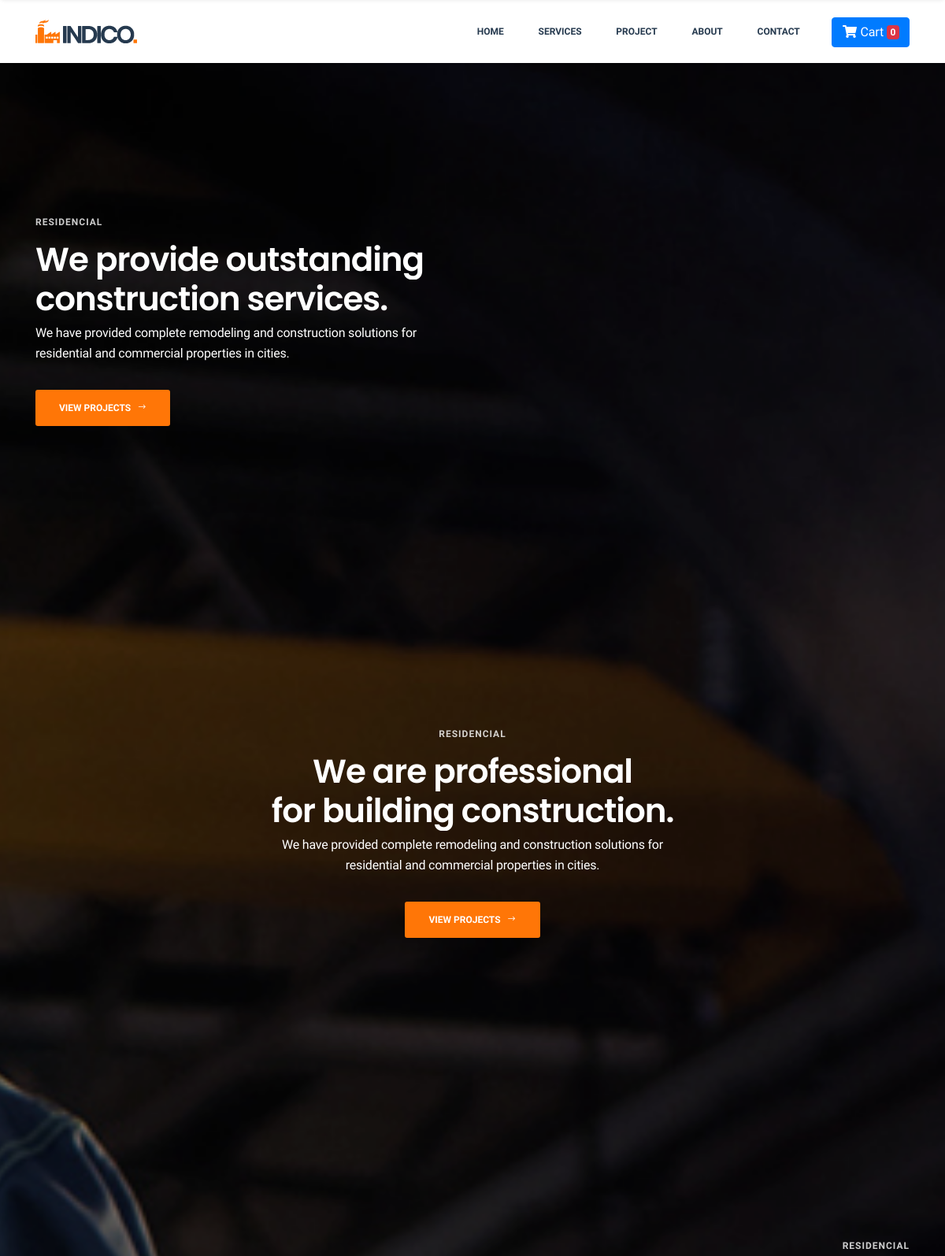
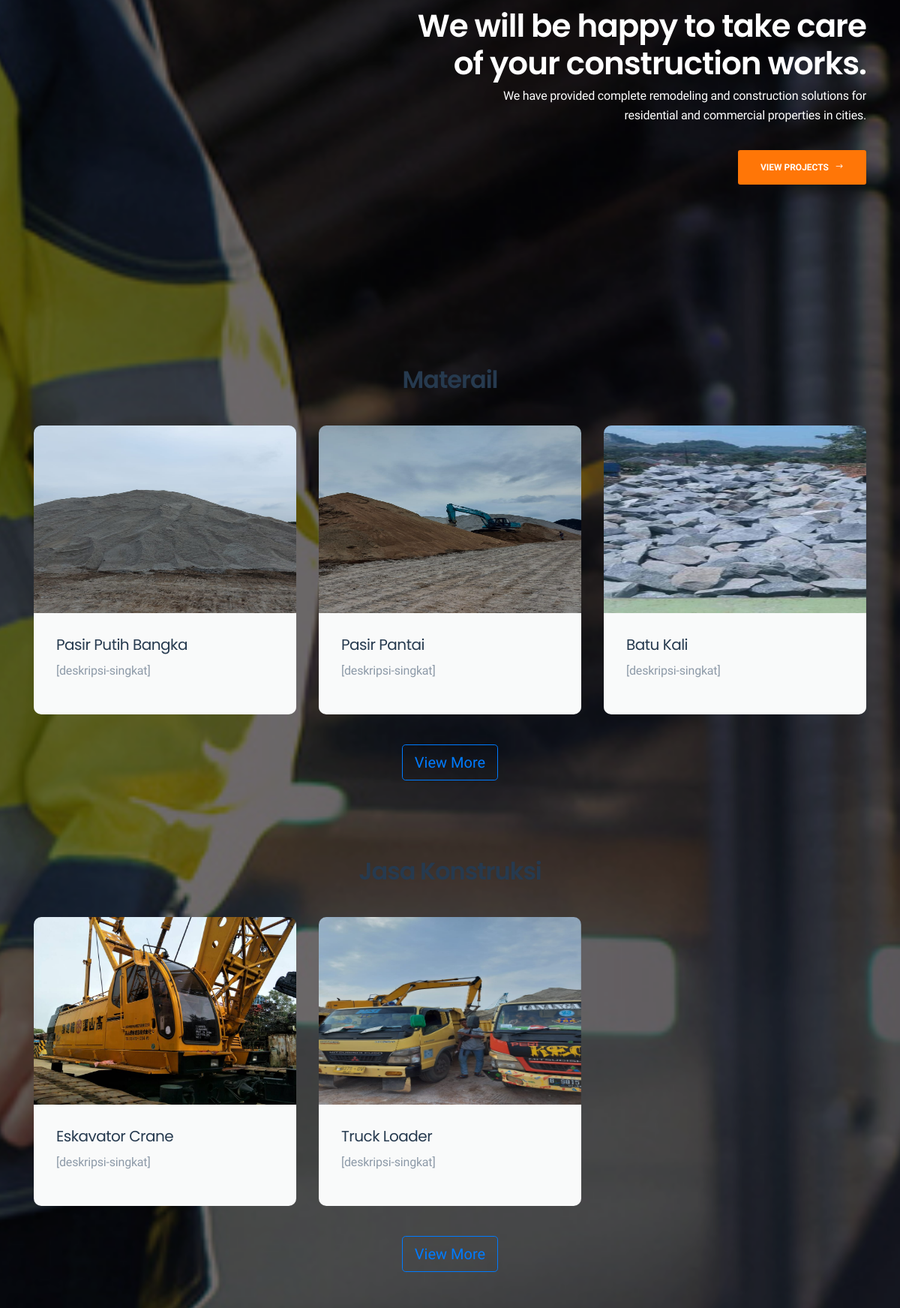
The page / (upper part) on the database its author committed (2 pictures, top to bottom).
### tables this page shows
CREATE TABLE `tbl_service` (
  `id` int(11) NOT NULL,
  `nm_service` varchar(100) NOT NULL,
  `deskripsi` text NOT NULL,
  `foto` text NOT NULL,
  `id_serv_desc` int(50) NOT NULL
);

### application/controllers/Welcome.php (called while the page is built, shortened)
<?php
class Welcome extends CI_Controller
{
	public function index()
	{
		$this->load->view('mockup/layout/core/header');
		$this->load->view('mockup/layout/core/css');
		$this->load->view('mockup/layout/core/topbar');
		$this->load->view('home');
		$this->load->view('mockup/layout/core/footer');
	}
}

### index.php (called while the page is built, shortened)
<?php
require_once BASEPATH.'core/CodeIgniter.php';

### application/views/home.php (the view, shortened to what this page needs)
<div id="main-slider" class="dl-slider">
    <div class="single-slide">
        <div class="bg-img kenburns-top-right" style="background-image: url(<?= base_url('assets/mockup/core/img/slider-1.jpg') ?>);"></div>
        <div class="overlay"></div>
        <div class="slider-content-wrap d-flex align-items-center text-left">
            <div class="container">
                <div class="slider-content">
                    <div class="dl-caption medium">
                        <div class="inner-layer">
                            <div data-animation="fade-in-right" data-delay="1s">Residencial</div>
                        </div>
                    </div>
                    <div class="dl-caption big">
                        <div class="inner-layer">
                            <div data-animation="fade-in-left" data-delay="2s">We provide outstanding</div>
                        </div>
                    </div>
                    <div class="dl-caption big">
                        <div class="inner-layer">
                            <div data-animation="fade-in-left" data-delay="2.5s">construction services.</div>
                        </div>
                    </div>
                    <div class="dl-caption small">
                        <div class="inner-layer">
                            <div data-animation="fade-in-left" data-delay="3s">We have provided complete remodeling and construction solutions for <br>residential and commercial properties in cities.</div>
                        </div>
                    </div>
                    <div class="dl-btn-group">
                        <div class="inner-layer">
                            <a href="#" class="dl-btn" data-animation="fade-in-left" data-delay="3.5s">View Projects <i class="arrow_right"></i></a>
                        </div>
                    </div>
                </div>
            </div>
        </div>
    </div>
    <div class="single-slide">
        <div class="bg-img kenburns-top-right" style="background-image: url(<?= base_url('assets/mockup/core/img/slider-2.jpg') ?>);"></div>
        <div class="overlay"></div>
        <div class="slider-content-wrap d-flex align-items-center text-center">
            <div class="container">
                <div class="slider-content">
                    <div class="dl-caption medium">
                        <div class="inner-layer">
                            <div data-animation="fade-in-top" data-delay="1s">Residencial</div>
                        </div>
                    </div>
                    <div class="dl-caption big">
                        <div class="inner-layer">
                            <div data-animation="fade-in-bottom" data-delay="2s">We are professional</div>
                        </div>
                    </div>
                    <div class="dl-caption big">
                        <div class="inner-layer">
                            <div data-animation="fade-in-bottom" data-delay="2.5s">for building construction.</div>
                        </div>
                    </div>
                    <div class="dl-caption small">
                        <div class="inner-layer">
                            <div data-animation="fade-in-bottom" data-delay="3s">We have provided complete remodeling and construction solutions for <br>residential and commercial properties in cities.</div>
                        </div>
                    </div>
                    <div class="dl-btn-group">
                        <div class="inner-layer">
                            <a href="#" class="dl-btn" data-animation="fade-in-bottom" data-delay="3.5s">View Projects <i class="arrow_right"></i></a>
                        </div>
                    </div>
                </div>
            </div>
        </div>
    </div>
    <div class="single-slide">
        <div class="bg-img kenburns-top-right" style="background-image: url(<?= base_url('assets/mockup/core/img/slider-3.jpg') ?>);"></div>
        <div class="overlay"></div>
        <div class="slider-content-wrap d-flex align-items-center text-right">
            <div class="container">
                <div class="slider-content">
                    <div class="dl-caption medium">
                        <div class="inner-layer">
                            <div data-animation="fade-in-left" data-delay="1s">Residencial</div>
                        </div>
                    </div>
                    <div class="dl-caption big">
                        <div class="inner-layer">
                            <div data-animation="fade-in-right" data-delay="2s">We will be happy to take care</div>
                        </div>
                    </div>
                    <div class="dl-caption big">
                        <div class="inner-layer">
                            <div data-animation="fade-in-right" data-delay="2.5s">of your construction works.</div>
                        </div>
                    </div>
                    <div class="dl-caption small">
                        <div class="inner-layer">
                            <div data-animation="fade-in-right" data-delay="3s">We have provided complete remodeling and construction solutions for <br>residential and commercial properties in cities.</div>
                        </div>
                    </div>
                    <div class="dl-btn-group">
                        <div class="inner-layer">
                            <a href="#" class="dl-btn" data-animation="fade-in-right" data-delay="3.5s">View Projects <i class="arrow_right"></i></a>
                        </div>
                    </div>
                </div>
            </div>
        </div>
    </div>
</div>
<section class="blog-section padding">
    <div class="container">
        <div class="section-heading text-center mb-40 wow fadeInUp" data-wow-delay="100ms">
            <h2>Materail</h2>
        </div>
        <div class="row blog-wrap">
            <?php $data = $this->db->select('*')->from('tbl_service')->where('id_serv_desc', 1)->limit(3)->get()->result_array();
            foreach ($data as $dt) : ?>
                <div class="col-lg-4 col-sm-6 sm-padding">
                    <div class="blog-item box-shadow">
                        <div class="blog-thumb">
                            <img src="<?= base_url('assets/mockup/core/img/produk/') . $dt['foto'] ?>" alt="<?= $dt['nm_service'] ?>" style=" width: 400px; height: 250px">
                        </div>
                        <div class="blog-content">
                            <h3><?= $dt['nm_service'] ?></h3>
                            <p>[deskripsi-singkat]</p>
                        </div>
                    </div>
                </div>
            <?php endforeach; ?>
        </div>
        <div class="section-heading text-center mt-40 wow fadeInUp" data-wow-delay="100ms">
            <button type="button" class="btn btn-outline-primary btn-lg">View More</button>
        </div>
    </div>
</section>
<section class="blog-section padding">
    <div class="container">
        <div class="section-heading text-center mb-40 wow fadeInUp" data-wow-delay="100ms">
            <h2>Jasa Konstruksi</h2>
        </div>
        <div class="row blog-wrap">
            <?php $data = $this->db->select('*')->from('tbl_service')->where('id_serv_desc', 2)->limit(3)->get()->result_array();
            foreach ($data as $dt) : ?>
                <div class="col-lg-4 col-sm-6 sm-padding">
                    <div class="blog-item box-shadow">
                        <div class="blog-thumb">
                            <img src="<?= base_url('assets/mockup/core/img/produk/') . $dt['foto'] ?>" alt="<?= $dt['nm_service'] ?>" style="width: 400px; height: 250px">
                        </div>
                        <div class="blog-content">
                            <h3><?= $dt['nm_service'] ?></h3>
                            <p>[deskripsi-singkat]</p>
                        </div>
                    </div>
                </div>
            <?php endforeach; ?>
        </div>
        <div class="section-heading text-center mt-40 wow fadeInUp" data-wow-delay="100ms">
            <button type="button" class="btn btn-outline-primary btn-lg">View More</button>
        </div>
    </div>
</section>
<?php $this->load->view('mockup/layout/core/js'); ?>

### application/views/mockup/layout/core/header.php (shortened to what this page needs)
<!doctype html>
<head id="header">
    <link rel="stylesheet" href="<?= base_url(); ?>assets/mockup/core/css/fontawesome.min.css">
    <link rel="stylesheet" href="<?= base_url(); ?>assets/mockup/core/css/themify-icons.css">
    <link rel="stylesheet" href="<?= base_url(); ?>assets/mockup/core/css/elegant-line-icons.css">
    <link rel="stylesheet" href="<?= base_url(); ?>assets/mockup/core/css/elegant-font-icons.css">
    <link rel="stylesheet" href="<?= base_url(); ?>assets/mockup/core/css/flaticon.css">
    <link rel="stylesheet" href="<?= base_url(); ?>assets/mockup/core/css/animate.min.css">
    <link rel="stylesheet" href="<?= base_url(); ?>assets/mockup/core/css/bootstrap.min.css">
    <link rel="stylesheet" href="<?= base_url(); ?>assets/mockup/core/css/slick.css">
    <link rel="stylesheet" href="<?= base_url(); ?>assets/mockup/core/css/slider.css">
    <link rel="stylesheet" href="<?= base_url(); ?>assets/mockup/core/css/odometer.min.css">
    <link rel="stylesheet" href="<?= base_url(); ?>assets/mockup/core/css/venobox/venobox.css">
    <link rel="stylesheet" href="<?= base_url(); ?>assets/mockup/core/css/owl.carousel.css">
    <link rel="stylesheet" href="<?= base_url(); ?>assets/mockup/core/css/main.css">
    <link rel="stylesheet" href="<?= base_url(); ?>assets/mockup/core/css/responsive.css">
    <link rel="stylesheet" href="<?= base_url(); ?>assets/mockup/core/dist/css/mycss.css">
</head>
<body>

### application/views/mockup/layout/core/topbar.php (shortened to what this page needs)
<header class="header">
    <div class="primary-header">
        <div class="container">
            <div class="primary-header-inner">
                <div class="header-logo">
                    <a href="#"><img src="<?= base_url() ?>/assets/mockup/core/img/logo-dark.png" alt="Indico"></a>
                </div>
                <div class="header-menu-wrap">
                    <ul class="dl-menu">
                        <li><a href="<?= base_url() ?>">Home</a></li>
                        <li><a href="#">Services</a></li>
                        <li><a href="<?= site_url('project') ?>">Project</a></li>
                        <li><a href="<?= site_url('about') ?>">About</a></li>
                        <li><a href="contact.html">Contact</a></li>
                    </ul>
                </div>
                <div class="header-right">
                    <?php if ($this->uri->segment(1) == '') : ?>
                        <div class="dropdown">
                            <a class="btn btn-primary" href="#" role="button" id="dropdownMenuLink" <?= count($this->cart->contents()) > 0 ? "data-toggle='dropdown'" : "" ?> aria-haspopup="true" aria-expanded="false">
                                <i class="fa fa-fw fa-shopping-cart"></i> Cart <span class="badge badge-danger"><?= count($this->cart->contents()) ?></span>
                            </a>
                        </div>
                    <?php endif; ?>
                </div>
            </div>
        </div>
    </div>
</header>

### application/views/mockup/layout/core/js.php (shortened to what this page needs)
</body>
</html>

### assets/mockup/core/css/slider.css (style rules this page uses)
.slider-content-wrap { height:650px }
.dl-slider .overlay { background-color:rgba(0,0,0,.3);width:100%;height:100%;position:absolute;left:0;top:0;z-index:-1 }
.dl-slider .bg-img { display:block;background-repeat:no-repeat;-webkit-background-size:cover;background-size:cover;background-position:center center;width:100%;height:100%;position:absolute;left:0;top:0;overflow:hidden;z-index:-1 }
.dl-slider .dl-caption { color:#fff;font-family:poppins,sans-serif }
.dl-slider .dl-caption .inner-layer { display:inline-block;overflow:hidden }
.dl-slider .dl-caption.medium { white-space:nowrap;font-size:12px;font-family:work sans,sans-serif;letter-spacing:0;line-height:26px;height:26px;font-weight:600;color:rgb(255,255,255,.8);letter-spacing:1px;text-transform:uppercase;visibility:inherit;transition:none 0s ease 0s;text-align:inherit;border-width:0;margin:0;padding:0;min-height:0;min-width:0;max-height:none;max-width:none;opacity:1;margin-bottom:10px }
.dl-slider .dl-caption.big { white-space:nowrap;font-size:42px;line-height:50px;font-weight:600;color:#fff;letter-spacing:-1px;height:50px }
.dl-slider .slider-content { position:relative }
.dl-slider .dl-caption.small { font-family:source sans pro,sans-serif;font-size:16px;font-weight:400;letter-spacing:-.2px;line-height:26px;color:#fff;margin-top:5px }
.dl-slider .dl-btn-group { margin-top:25px;overflow:hidden }
.dl-slider .dl-btn { background-color:#ff7607;display:inline-block;color:#fff;font-size:12px;line-height:12;font-family:work sans,sans-serif;letter-spacing:0;font-weight:600;text-transform:uppercase;transition:all .2s ease-in-out;display:inline-block;padding:0 30px;line-height:45px;border-radius:3px }
.dl-slider .dl-btn i { margin-left:5px;line-height:45px }

### assets/mockup/core/css/main.css (style rules this page uses)
* { padding: 0; margin: 0 }
body { background-color: #fff; font-family: source sans pro, sans-serif; font-size: 16px; line-height: 26px; color: #8d9aa8; font-weight: 400; letter-spacing: -.2px; position: relative; overflow-x: hidden }
h1, h2, h3, h4, h5, h6 { font-family: poppins, sans-serif; -webkit-font-smoothing: antialiased; color: #263a4f }
h2 { font-size: 32px; line-height: 42px; color: #263a4f; margin: 0 0 10px; font-weight: 600; letter-spacing: -1px }
h3, h4 { margin: 0 0 10px; font-weight: 400; line-height: 1.7; color: #263a4f; letter-spacing: -.5px }
h3 { font-size: 20px }
img { border: none; outline: none; max-width: 100% }
ul { display: block; list-style: none; padding: 0; margin: 0 }
p { font-size: 16px; line-height: 26px; margin-bottom: 15px }
a, a:hover { text-decoration: none }
button { border: none; background: 0 0 }
.padding { padding: 50px 0 }
.mb-40 { margin-bottom: 40px }
.mt-40 { margin-top: 40px }
.box-shadow { border-radius: 10px 10px 10px 10px; -moz-border-radius: 10px 10px 10px 10px; -webkit-border-radius: 10px 10px 10px 10px; }
.section-heading h2 { font-size: 32px; display: block }
a, a:hover, .overlay, img, .form-control, .form-control:hover, button { -webkit-transition: all .5s; -o-transition: all .5s; transition: all .5s }
.header { background-color: #fff; width: 100%; height: auto; display: block }
.header-menu-wrap { margin-left: auto }
.sticky-header .primary-header { background-color: #fff; box-shadow: 0 2px 5px -2px rgba(0, 0, 0, .1) }
.header ul { margin: 0; padding: 0; list-style: none }
.header-menu-wrap ul { margin: 0; padding: 0; list-style: none }
.header-menu-wrap ul li { display: inline-block; position: relative }
.header-menu-wrap ul li>a { display: block; font-family: work sans, sans-serif; font-size: 12px; letter-spacing: 0; text-transform: uppercase; font-weight: 600; color: #263a4f; padding: 0 20px; height: 80px; line-height: 80px; text-decoration: none; -webkit-font-smoothing: antialiased }
.primary-header-inner .header-right { display: flex; align-items: center; line-height: 80px; margin-left: 20px }
.primary-header-inner { display: flex; align-items: center; justify-content: space-between; position: relative }
.primary-header .header-logo { max-width: 180px }
.blog-item .blog-thumb { position: relative }
.blog-item .blog-thumb img { width: 100%; margin: 0 }
.blog-content { background-color: #f9fafa; padding: 30px }
.blog-content h3 { line-height: 24px }
.blog-thumb img { margin-bottom: 20px }

### rows shown on the page
tbl_service: foto (picture), nm_service "Pasir Putih Bangka"
tbl_service: foto (picture), nm_service "Pasir Pantai"
tbl_service: foto (picture), nm_service "Batu Kali"
tbl_service: foto (picture), nm_service "Eskavator Crane"
tbl_service: foto (picture), nm_service "Truck Loader"

### other values the page prints
count($this->cart->contents()) "0"
